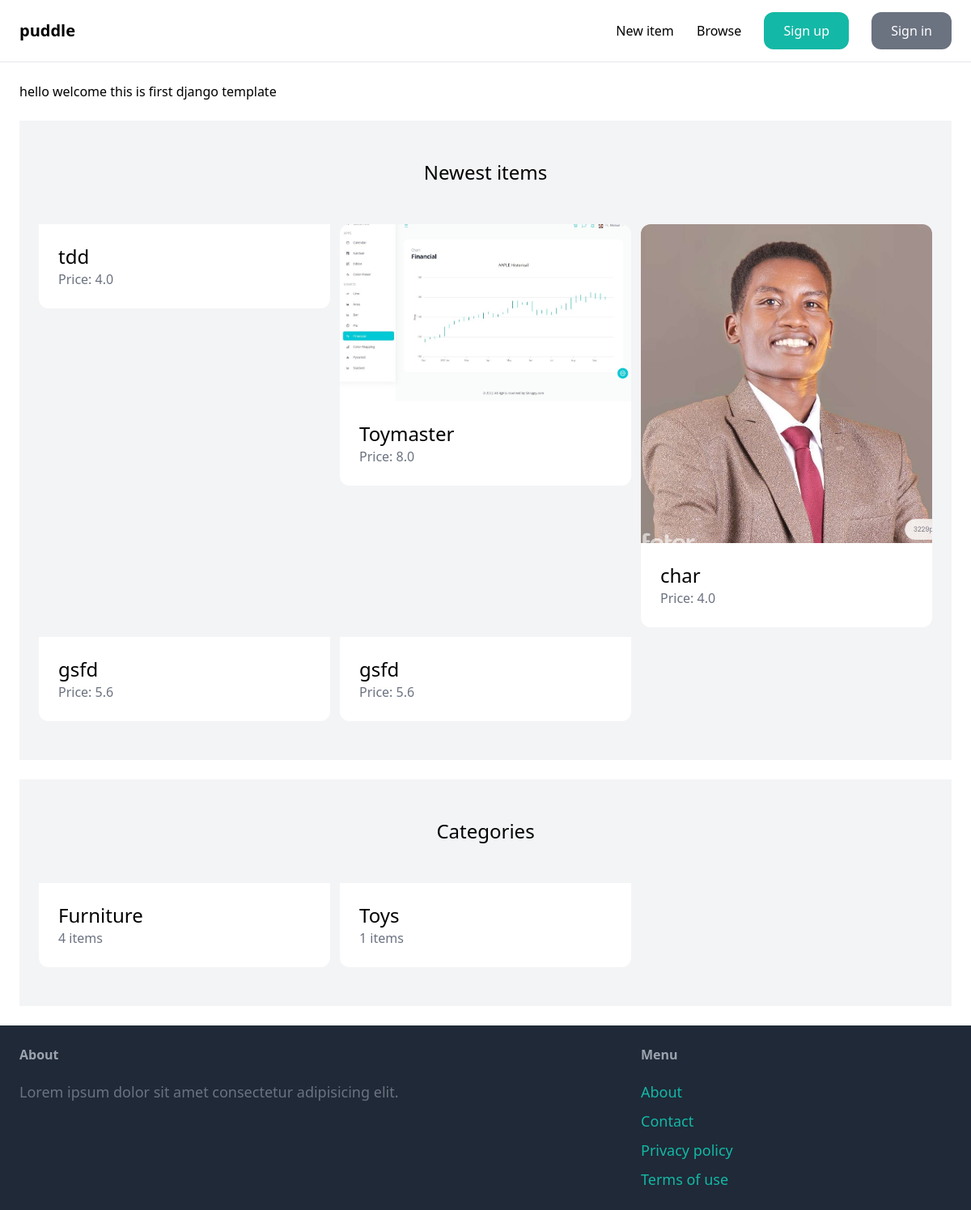
The page / on the database its author committed.
### item/models.py (models this page shows, shortened)
class Item(models.Model):
    category = models.ForeignKey(Category, related_name='items', on_delete=models.CASCADE)
    name = models.CharField(max_length=255)
    description = models.TextField(blank=True, null=True)
    price = models.FloatField()
    image = models.ImageField(upload_to='item_images', blank=True, null=True)
    is_sold = models.BooleanField(default=False)
    created_by = models.ForeignKey(User, related_name="items", on_delete=models.CASCADE)
    created_at = models.DateTimeField(auto_now_add=True)

class Category(models.Model):
    name = models.CharField(max_length=255)
    class Meta:
        ordering = ('name',)
        verbose_name_plural = 'Categories'

### core/views.py (the view)
# urls.py: path('', views.index, name='index'),
def index(request):
    items = Item.objects.filter(is_sold=False)[0:6]
    categories = Category.objects.all()
    return render(request, 'core/index.html',
                  {
                      'categories': categories,
                      'items': items
                  })

### core/templates/core/index.html (shortened to what this page needs)
{% extends 'core/base.html' %}
{% block content%}
<div class="mt-6 px-6 py-12 bg-gray-100 roundex-xl">
    <h2 class="mb-12 text-2xl text-center">Newest items</h2>
    <div class="grid grid-cols-3 gap-3">
        {% for item in items %}
        <div>
            <a href="{% url 'item:detail' item.id %}">
                <div>
                    <img src="{{ item.image.url }}"  alt="" class="rounded-t-xl">
                </div>
                <div class="p-6 bg-white rounded-b-xl">
                    <h2 class="text-2xl">{{item.name}}</h2>
                    <p class="text-gray-500">Price: {{item.price}}</p>
                </div>
            </a>
        </div>
        {% endfor %}
    </div>
</div>
<div class="mt-6 px-6 py-12 bg-gray-100 roundex-xl">
    <h2 class="mb-12 text-2xl text-center">Categories</h2>
    <div class="grid grid-cols-3 gap-3">
        {% for category in categories %}
        <div>
            <a href="#">
                <div class="p-6 bg-white rounded-b-xl">
                    <h2 class="text-2xl">{{category.name}}</h2>
                    <p class="text-gray-500">{{category.items.count}} items</p>
                </div>
            </a>
        </div>
        {% endfor %}
    </div>
</div>
{% endblock %}

### core/templates/core/base.html (shortened to what this page needs)
<html lang="en">
  <head>
    <script src="https://cdn.tailwindcss.com"></script>
  </head>
  <body>
    <nav
      class="py-6 px-6 flex justify-between items-center border-b border-gray-200"
    >
      <a href="/" class="text-xl font-semibold"> puddle </a>
      <div class="space-x-6">
        <a href="{% url 'item:new' %}" class="text-md hover:text-gray-500">New item</a>
        <a href="#" class="text-md hover:text-gray-500">Browse</a>
        {% if request.user.is_authenticated %}
        <a
        href="{% url 'item:new' %}"
        class="px-6 py-3 text-md bg-teal-500 text-white rounded-xl hover:text-teal-700"
        >inbox</a
      >
      <a
        href="{% url 'core:login' %}"
        class="px-6 py-3 text-md bg-gray-500 text-white rounded-xl hover:text-gray-700"
        >dashboard</a
      >
        {% else %}
        <a
          href="{% url 'core:signup' %}"
          class="px-6 py-3 text-md bg-teal-500 text-white rounded-xl hover:text-teal-700"
          >Sign up</a
        >
        <a
          href="{% url 'core:login' %}"
          class="px-6 py-3 text-md bg-gray-500 text-white rounded-xl hover:text-gray-700"
          >Sign in</a
        >
        {% endif %}
      </div>
    </nav>
    <div class="px-6 py-6">
      hello welcome this is first django template {% block content %}
      {%endblock %}
    </div>
    <footer class="py-6 px-6 flex justify-between bg-gray-800">
      <div class="w-2/3 pr-10">
        <h3 class="mb-5 font-semibold text-gray-400">About</h3>
        <p class="text-lg text-gray-500">
          Lorem ipsum dolor sit amet consectetur adipisicing elit.
        </p>
      </div>
      <div class="w-1/3">
        <h3 class="mb-5 font-semibold text-gray-400">Menu</h3>
        <ul class="space-y-2">
          <li><a href="#" class="text-lg text-teal-500 hover:text-teal-700">About</a></li>
          <li><a href="{% url 'core:contact' %}" class="text-lg text-teal-500 hover:text-teal-700">Contact</a></li>
          <li><a href="#" class="text-lg text-teal-500 hover:text-teal-700">Privacy policy</a></li>
          <li><a href="#" class="text-lg text-teal-500 hover:text-teal-700">Terms of use</a></li>
        </ul>
      </div>
    </footer>
  </body>
</html>

### rows shown on the page
Item: name "tdd", price "4.0"
Item: image (picture), name "Toymaster", price "8.0"
Item: image (picture), name "char", price "4.0"
Item: name "gsfd", price "5.6"
Item: name "gsfd", price "5.6"
Category: name "Furniture", items.count "4"
Category: name "Toys", items.count "1"
